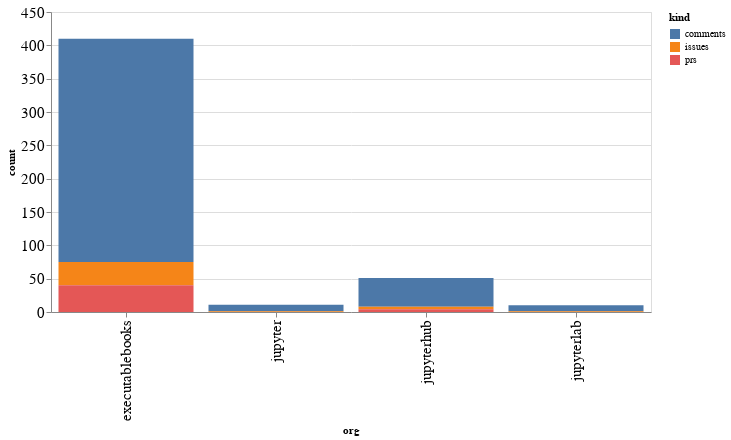

This figure's notebook cell:
### Code cell
alt.Chart(org_summaries, width=600).mark_bar().encode(
    x='org',
    y='count',
    color='kind',
    tooltip="org"
)

### Figure 1 — Vega-Lite specification as saved in the notebook (floating-point values rounded to 4 significant figures)
{"config": {"axisLeft": {"labelFontSize": 15}, "axisBottom": {"labelFontSize": 15}}, "data": {"name": "data-31b0a7013213b68ccd89571210ccdb16"}, "mark": "bar", "encoding": {"color": {"type": "nominal", "field": "kind"}, "tooltip": {"type": "nominal", "field": "org"}, "x": {"type": "nominal", "field": "org"}, "y": {"type": "quantitative", "field": "count"}}, "width": 600, "$schema": "https://vega.github.io/schema/vega-lite/v4.8.1.json", "datasets": {"data-31b0a7013213b68ccd89571210ccdb16": [{"org": "executablebooks", "kind": "comments", "count": 335}, {"org": "executablebooks", "kind": "issues", "count": 35}, {"org": "executablebooks", "kind": "prs", "count": 40}, {"org": "jupyter", "kind": "comments", "count": 10}, {"org": "jupyter", "kind": "issues", "count": 1}, {"org": "jupyterhub", "kind": "comments", "count": 43}, {"org": "jupyterhub", "kind": "issues", "count": 4}, {"org": "jupyterhub", "kind": "prs", "count": 4}, {"org": "jupyterlab", "kind": "comments", "count": 9}, {"org": "jupyterlab", "kind": "issues", "count": 1}]}}
